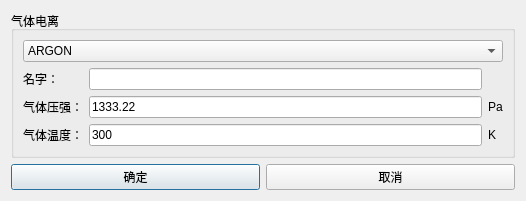
<?xml version="1.0" encoding="UTF-8"?>
<ui version="4.0">
 <class>Dialog</class>
 <widget class="QDialog" name="Dialog">
  <property name="geometry">
   <rect>
    <x>0</x>
    <y>0</y>
    <width>526</width>
    <height>199</height>
   </rect>
  </property>
  <property name="windowTitle">
   <string>气体电离</string>
  </property>
  <layout class="QVBoxLayout" name="verticalLayout_2">
   <item>
    <widget class="QGroupBox" name="groupBox">
     <property name="title">
      <string>气体电离</string>
     </property>
     <layout class="QVBoxLayout" name="verticalLayout">
      <item>
       <widget class="QComboBox" name="cb_type">
        <item>
         <property name="text">
          <string>ARGON</string>
         </property>
        </item>
        <item>
         <property name="text">
          <string>NITROGEN_GAS</string>
         </property>
        </item>
        <item>
         <property name="text">
          <string>OXYGEN_GAS</string>
         </property>
        </item>
        <item>
         <property name="text">
          <string>HYDROGEN_GAS</string>
         </property>
        </item>
        <item>
         <property name="text">
          <string>HELIUM</string>
         </property>
        </item>
        <item>
         <property name="text">
          <string>MERCURY</string>
         </property>
        </item>
        <item>
         <property name="text">
          <string>WATER_VAPOR</string>
         </property>
        </item>
        <item>
         <property name="text">
          <string>NEON</string>
         </property>
        </item>
        <item>
         <property name="text">
          <string>KRYPTON</string>
         </property>
        </item>
        <item>
         <property name="text">
          <string>XENON</string>
         </property>
        </item>
        <item>
         <property name="text">
          <string>CARBON_DIOXIDE</string>
         </property>
        </item>
       </widget>
      </item>
      <item>
       <layout class="QGridLayout" name="gridLayout">
        <item row="2" column="0">
         <widget class="QLabel" name="label_2">
          <property name="text">
           <string>气体温度：</string>
          </property>
         </widget>
        </item>
        <item row="2" column="2">
         <widget class="QLabel" name="label_4">
          <property name="text">
           <string>K</string>
          </property>
         </widget>
        </item>
        <item row="1" column="0">
         <widget class="QLabel" name="label">
          <property name="text">
           <string>气体压强：</string>
          </property>
         </widget>
        </item>
        <item row="2" column="1">
         <widget class="QLineEdit" name="le_temperature">
          <property name="text">
           <string>300</string>
          </property>
         </widget>
        </item>
        <item row="1" column="1">
         <widget class="QLineEdit" name="le_pressure">
          <property name="text">
           <string>1333.22</string>
          </property>
         </widget>
        </item>
        <item row="1" column="2">
         <widget class="QLabel" name="label_3">
          <property name="text">
           <string>Pa</string>
          </property>
         </widget>
        </item>
        <item row="0" column="0">
         <widget class="QLabel" name="lb_name">
          <property name="text">
           <string>名字：</string>
          </property>
         </widget>
        </item>
        <item row="0" column="1">
         <widget class="QLineEdit" name="le_name"/>
        </item>
       </layout>
      </item>
     </layout>
    </widget>
   </item>
   <item>
    <layout class="QHBoxLayout" name="horizontalLayout">
     <item>
      <widget class="QPushButton" name="pb_ok">
       <property name="text">
        <string>确定</string>
       </property>
      </widget>
     </item>
     <item>
      <widget class="QPushButton" name="pb_cancel">
       <property name="text">
        <string>取消</string>
       </property>
      </widget>
     </item>
    </layout>
   </item>
  </layout>
 </widget>
 <resources/>
 <connections/>
</ui>
